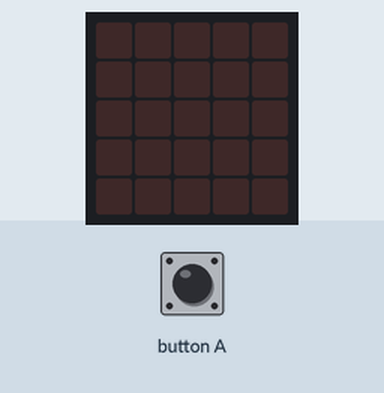
Simulated run of this program. Board: BBC micro:bit (MakeCode). Parts: the board's 5×5 LED display. The inputs (shaded band) are chosen by the test bench.

Above: at 1.2 s.
1.3 s: button A pressed for 0.15 s
At 2.7 s:
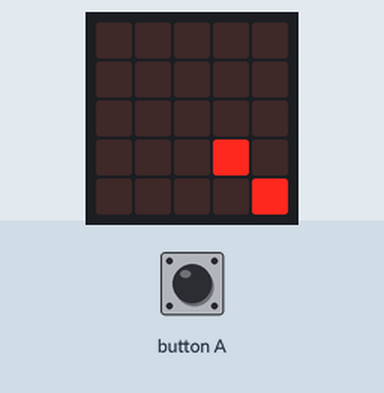
At 5.4 s:
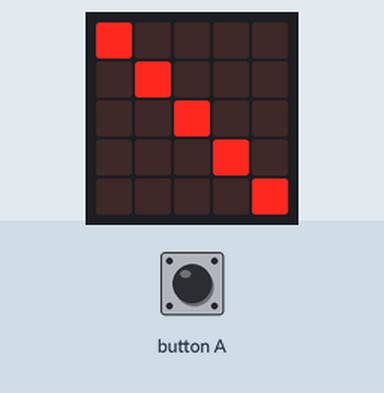
Timing chart, 0 to 6.9 s (numbered marks = the images above; inputs shaded):
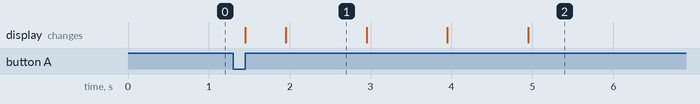

Measured:
- after the input at 1.3 s, the display: first changes after 0.15 s (image 1 shows a later state)
- what the display in image 1 shows lasts 1.0 s, from 2.0 s to 3.0 s

The program:

Ex6.py
```python
index = 0

def on_button_pressed_a():
    global index
    index = 4
    while index >= 0:
        led.plot(index, index)
        basic.pause(500)
        index += -1
        led.plot(index, index)
        basic.pause(500)
input.on_button_pressed(Button.A, on_button_pressed_a)
```
